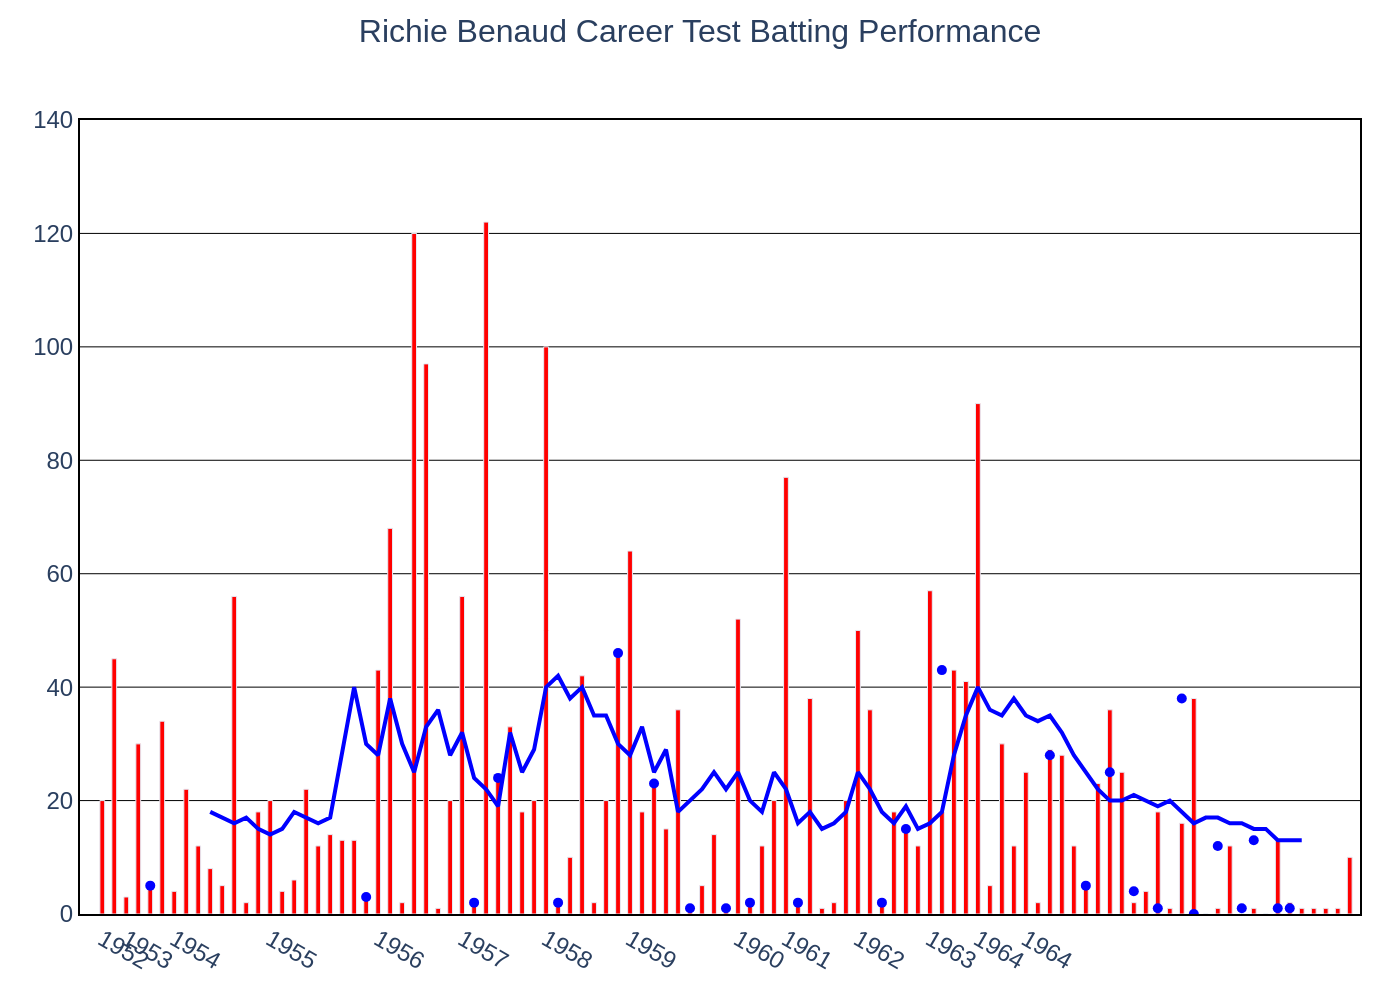

The script that drew this image:
import sys
import json
import pathlib
import plotly.graph_objects as go

# --- 1. Load data from JSON file ---
if len(sys.argv) != 2:
    print("Usage: python <script_name>.py <path_to_json_file>")
    sys.exit(1)

json_path = pathlib.Path(sys.argv[1])
if not json_path.is_file():
    print(f"Error: JSON file not found at {json_path}")
    sys.exit(1)

with open(json_path, 'r', encoding='utf-8') as f:
    chart_json = json.load(f)

# Extract data, texts, and colors from the loaded JSON
data = chart_json['chart_data']
texts = chart_json['texts']
colors = chart_json['colors']

# --- 2. Create Plotly Figure ---
fig = go.Figure()

# Add Bar trace for runs
fig.add_trace(go.Bar(
    x=data['x_values'],
    y=data['runs'],
    name='Runs',
    marker_color=colors[0],
    showlegend=False
))

# Add Line trace for average
fig.add_trace(go.Scatter(
    x=data['average']['x'],
    y=data['average']['y'],
    mode='lines',
    name='10-inning Average',
    line=dict(color=colors[1], width=2),
    showlegend=False
))

# Add Scatter trace for 'not out' innings
fig.add_trace(go.Scatter(
    x=data['not_out']['x'],
    y=data['not_out']['y'],
    mode='markers',
    name='Not Out',
    marker=dict(color=colors[1], size=5),
    showlegend=False
))

# --- 3. Configure Layout ---
fig.update_layout(
    title=dict(
        text=texts['title'],
        x=0.5,
        y=0.98,
        xanchor='center',
        yanchor='top',
        font=dict(size=16)
    ),
    xaxis=dict(
        tickvals=data['x_axis_ticks']['tickvals'],
        ticktext=data['x_axis_ticks']['ticktext'],
        showgrid=False,
        showline=True,
        linecolor='black',
        mirror=True
    ),
    yaxis=dict(
        range=[0, 140],
        tickmode='linear',
        tick0=0,
        dtick=20,
        showgrid=True,
        gridcolor='black',
        gridwidth=0.5,
        zeroline=False,
        showline=True,
        linecolor='black',
        mirror=True
    ),
    font_family="Arial",
    plot_bgcolor='white',
    paper_bgcolor='white',
    margin=dict(l=40, r=20, t=60, b=40),
    bargap=0.6,
    height=500,
    width=800
)

# --- 4. Output Image ---
output_filename = json_path.stem + ".png"
fig.write_image(output_filename, scale=2)
print(f"Chart saved to {output_filename}")
